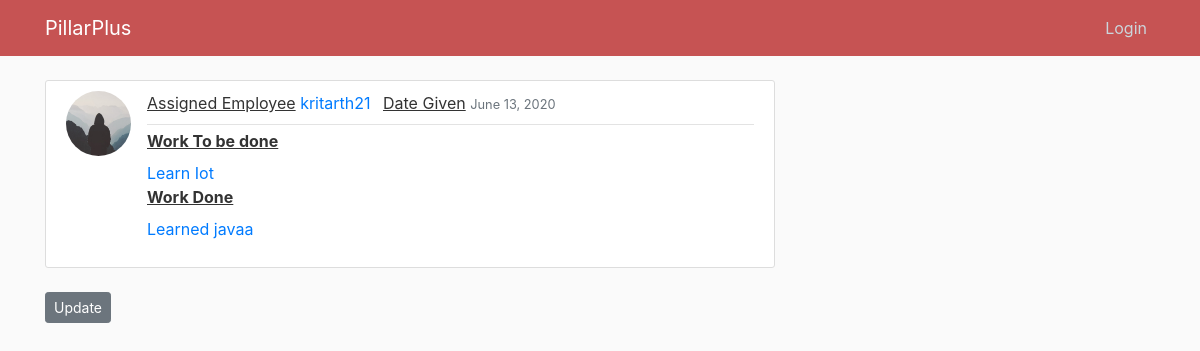
The page /post/33/ on the database its author committed.
### blog/models.py (models this page shows, shortened)
class Post(models.Model):
    assigned_employee = models.ForeignKey(User, on_delete=models.CASCADE)
    work_today = models.CharField(max_length=500)
    work_done = models.TextField(max_length=500,null=True,blank=True)
    date_posted = models.DateTimeField(default=timezone.now)

### users/models.py (models this page shows, shortened)
class Profile(models.Model):
    user = models.OneToOneField(User, on_delete=models.CASCADE)
    image = models.ImageField(default='default.jpg', upload_to='profile_pics')
    goal=models.CharField(max_length=1000)

### blog/views.py (the view)
# urls.py: path('post/<int:pk>/', PostDetailView.as_view(), name='post-detail'),
class PostDetailView(ListView):
    model = Post
    template_name = 'blog/post_detail.html'  # <app>/<model>_<viewtype>.html
    context_object_name = 'posts'
    def get_queryset(self):
        user = get_object_or_404(Post, pk=self.kwargs.get('pk'))
        print(user.id)
        return Post.objects.filter(id=user.id)

### blog/templates/blog/post_detail.html (shortened to what this page needs)
{% extends "blog/base.html" %}
{% load tz %}
{% block content %}
    {% for post in posts %}
        <article class="media content-section">
          <img class="rounded-circle article-img" src="{{ post.assigned_employee.profile.image.url }}">
          <div class="media-body">
            <div class="article-metadata">
            <label for="formGroupExampleInput2"><u>Assigned Employee</u></label>
              <a class="mr-2" href="{% url 'user-posts' post.assigned_employee.username %}">{{ post.assigned_employee }}</a>
              <label for="formGroupExampleInput2"><u>Date Given</u></label>
              <small class="text-muted">{{ post.date_posted|date:"F d, Y" }}</small>
            </div>
            <label for="formGroupExampleInput2"><u><b>Work To be done </u></b></label><br>
            <a class="article-content" href="{% url 'post-detail' post.id %}">{{ post.work_today }}</a><br>
                           <label for="formGroupExampleInput2"><u><b>Work Done</u></b></label><br>
            <p class="article-content"><a class="mr-2" href="{% url 'user-posts' post.assigned_employee.username %}">{{ post.work_done }}</a></p>
          </div>
        </article>
{% if date_created|date:"d" == now|date:"d" %}
          <div>
            <a class="btn btn-secondary btn-sm mt-1 mb-1" href="{% url 'post-update' post.id %}">Update</a>
          </div>
        {% endif %}
     {% endfor %}
{% endblock content %}

### blog/static/blog/main.css (style rules this page uses)
body { background: #fafafa; color: #333333; margin-top: 5rem; }
.content-section { background: #ffffff; padding: 10px 20px; border: 1px solid #dddddd; border-radius: 3px; margin-bottom: 20px; }
.article-content { white-space: pre-line; }
.article-img { height: 65px; width: 65px; margin-right: 16px; }
.article-metadata { padding-bottom: 1px; margin-bottom: 4px; border-bottom: 1px solid #e3e3e3 }

### rows shown on the page
Post: assigned_employee.profile.image (placeholder picture), assigned_employee "kritarth21", date_posted "June 13, 2020", work_today "Learn Iot", work_done "Learned javaa"
